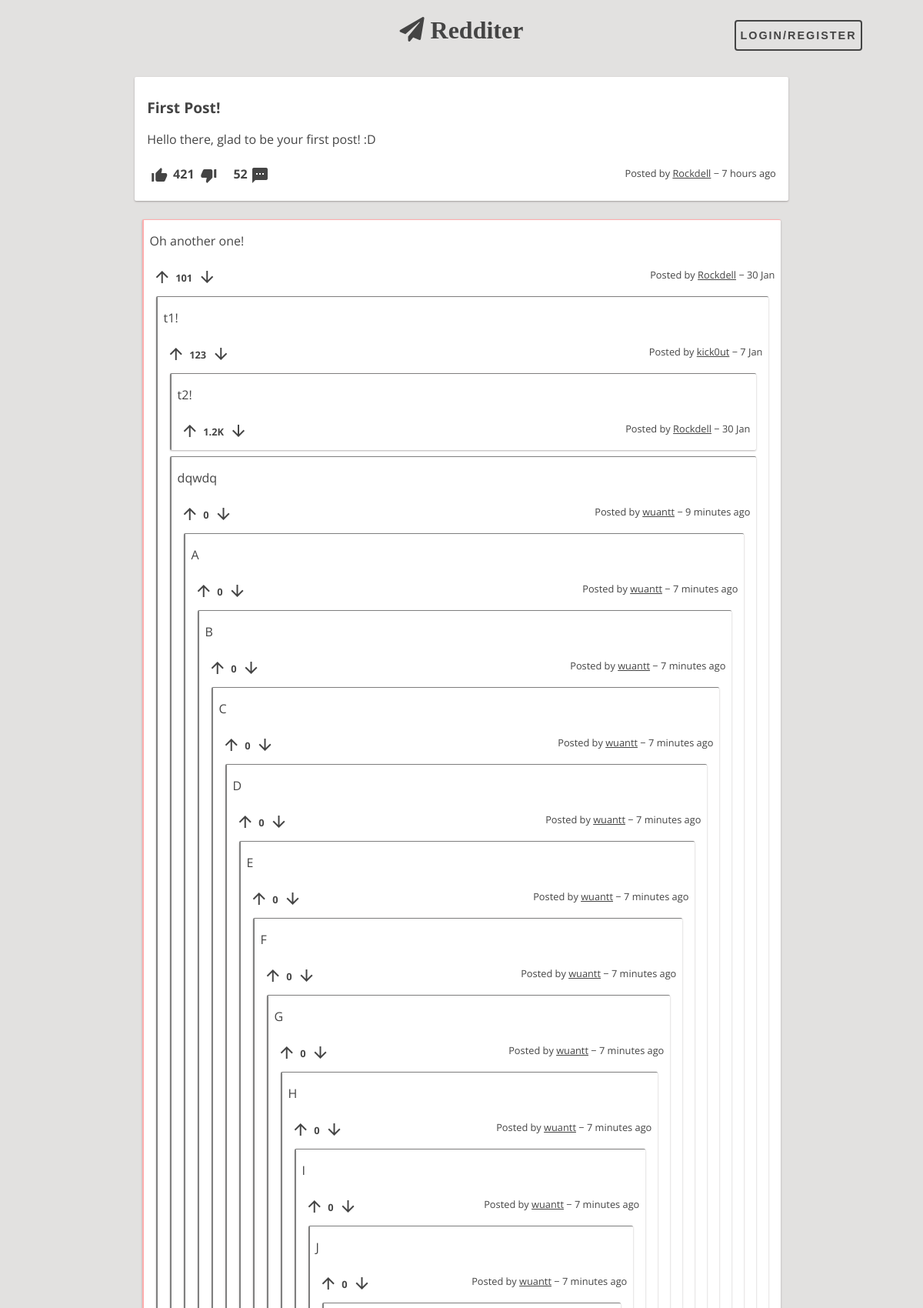
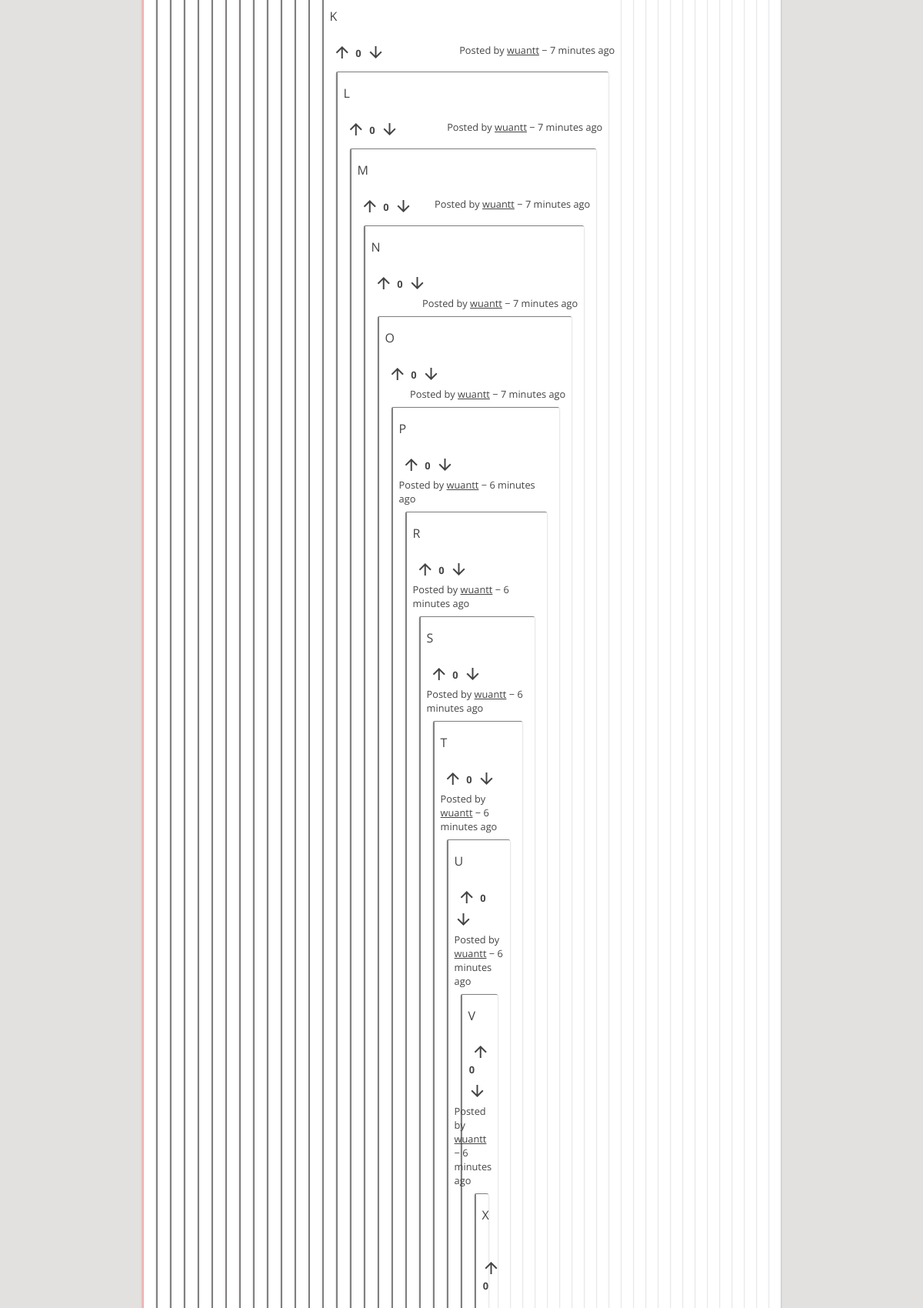
The app's page /pages/post.php?id=1 (upper part) with its own data (2 pictures, top to bottom).
### tables this page shows
CREATE TABLE Post (
    postID INTEGER PRIMARY KEY AUTOINCREMENT,
    userID VARCHAR REFERENCES User ON DELETE CASCADE,
    title VARCHAR NOT NULL,
    content VARCHAR NOT NULL,
    postDate DATE NOT NULL DEFAULT (strftime('%s', 'now')),
    points INTEGER DEFAULT 0
);

CREATE TABLE PostComment (
    postID INTEGER REFERENCES Post ON DELETE CASCADE,
    commentID INTEGER REFERENCES Comment ON DELETE CASCADE,
    PRIMARY KEY (postID, commentID)
);

CREATE TABLE Comment (
    commentID INTEGER PRIMARY KEY AUTOINCREMENT,
    userID VARCHAR REFERENCES User ON DELETE CASCADE,
    content VARCHAR NOT NULL,
    commentDate DATE NOT NULL DEFAULT (strftime('%s', 'now')),
    points INTEGER DEFAULT 0
);

### database/post.php (called while the page is built, shortened)
<?php
function getPostById($postID) {
	global $dbh;
	try {
		$stmt = $dbh->prepare("SELECT *	FROM Post WHERE postID = ?");
		$stmt->execute(array($postID));
		return $stmt->fetch();
	} catch(PDOException $e) {
		echo $e->getMessage();
		return null;
	}
}
function getNumberComments($postID) {
	global $dbh;
	try {
		$stmt = $dbh->prepare("SELECT count(*) as nrComments FROM PostComment Where postID = ?");
		$stmt->execute(array($postID));
		return $stmt->fetch();
	} catch(PDOException $e) {
		echo $e->getMessage();
		return null;
	}
}
?>

### database/utils.php (called while the page is built, shortened)
<?php
    function time_ago($time) {
        $out    = '';
        $now    = time();
        $diff   = $now - $time;
        if( $diff < 60 )
            return TIMEBEFORE_NOW;
        elseif( $diff < 3600 )
            return str_replace( '{num}', ( $out = round( $diff / 60 ) ), $out == 1 ? TIMEBEFORE_MINUTE : TIMEBEFORE_MINUTES );
        elseif( $diff < 3600 * 24 )
            return str_replace( '{num}', ( $out = round( $diff / 3600 ) ), $out == 1 ? TIMEBEFORE_HOUR : TIMEBEFORE_HOURS );
        elseif( $diff < 3600 * 24 * 2 )
            return TIMEBEFORE_YESTERDAY;
        else
            return strftime( date( 'Y', $time ) == date( 'Y' ) ? TIMEBEFORE_FORMAT : TIMEBEFORE_FORMAT_YEAR, $time );
    }
    function display_points($points) {
        if(abs($points) < 1000)
            return $points;
        else if(abs($points) < 1000000)
            return (floor($points / 100)/10)."K";
        else if(abs($points) < 1000000000)
            return (floor($points / 100000)/10)."M";
        else if(abs($points) < 1000000000000)
            return (floor($points / 100000000)/10)."B";
    }
?>

### database/comment.php (called while the page is built, shortened)
<?php
function getCommentsByPost($postID) {
	global $dbh;
	try {
		$stmt = $dbh->prepare("SELECT * FROM Comment, PostComment WHERE PostComment.postID = ? AND Comment.commentID = PostComment.commentID
			AND PostComment.commentID NOT IN (SELECT commentSon FROM ChildComment)");
		$stmt->execute(array($postID));
		return $stmt->fetchAll();
	} catch(PDOException $e) {
		echo $e->getMessage();
		return null;
	}
}
function getChildComments($fatherCommentID) {
	global $dbh;
	try {
		$stmt = $dbh->prepare("SELECT * FROM Comment WHERE commentID IN (SELECT commentSon FROM ChildComment WHERE commentFather = ?)");
		$stmt->execute(array($fatherCommentID));
		return $stmt->fetchAll();
	} catch(PDOException $e) {
		echo $e->getMessage();
		return null;
	}
}
?>

### templates/components/comment.php (the view, shortened to what this page needs)
<?php
    require_once($BASE_DIR."/database/utils.php");
    require_once($BASE_DIR."/database/comment.php");
?>
<article class="comment container" data-commentid="<?=$comment["commentID"]?>">
    <section id="comment-content">
        <p><?=$comment["content"]?></p>
    </section>
    <section id="comment-info">
        <label>
            <i id="staticUp" class="material-icons">arrow_upward</i>
        </label>
        <p id="dp"><?=display_points($comment["points"])?></p>
        <label>
            <i id="staticDown" class="material-icons">arrow_downward</i>
        </label>
        <div id="commentByTimeAgo">
            <p id="commentBy">
                Posted by
                <a id="commentByLink" href="/pages/profile.php?user=<?=$comment["userID"]?>"><?=$comment["userID"]?></a>
                &minus;
                <?=time_ago($comment["commentDate"])?>
            </p>
        </div>
    </section>
    <section id="sub-comments">
        <?php
            $subComments = getChildComments($comment["commentID"]);
            usort($subComments, "cmp_comment_points");
            foreach($subComments as $comment) {
                include($BASE_DIR."/templates/components/comment.php");
            }
        ?>
    </section>
</article>

### templates/components/post.php (shortened to what this page needs)
<?php
    require_once($BASE_DIR."/database/utils.php");
?>
<article class="post container" data-id="<?=$post["postID"]?>">
    <section id="post-title">
        <a href="/pages/post.php?id=<?=$post["postID"]?>"><h1><?=$post["title"]?></h1></a>
    </section>
    <section id="post-content">
        <?php if ($post["content"] === "") { ?>
            <div id="post-image">
                <img class="post-picture" src=<?=str_replace($BASE_DIR, "", glob($BASE_DIR."/img/posts/".sha1($post["postID"]).".{png,jpeg,jpg,gif}", GLOB_BRACE)[0])?>>
            </div>
        <?php } else { ?>
            <div id="post-story">
                <p><?=nl2br($post["content"])?></p>
            </div>
        <?php } ?>
    </section>
    <section id="post-info">
        <label>
            <i id="staticUp" class="material-icons">thumb_up_alt</i>
        </label>
        <p id="dp"><?=display_points($post["points"])?></p>
        <label>
            <i id="staticDown" class="material-icons">thumb_down_alt</i>
        </label>
        <p id="nrComments"><?=getNumberComments($post["postID"])["nrComments"]?></p>
        <a id="nrCommentsLink" href="/pages/post.php?id=<?=$post["postID"]?>">
            <i class="material-icons">textsms</i>
        </a>
        <div id="postByTimeAgo">
            <p id="postBy">
                Posted by
                <a id="postByLink" href="/pages/profile.php?user=<?=$post["userID"]?>"><?=$post["userID"]?></a>
                &minus;
                <?=time_ago($post["postDate"])?>
            </p>
        </div>
    </section>
</article>

### templates/components/list-comments.php (shortened to what this page needs)
<section id="list-comments">
    <?php
        usort($comments, "cmp_comment_points");
        if (empty($comments)) { ?>
            <h1>No comments to show</h1>
        <?php } else {
            foreach($comments as $comment) {
                include($BASE_DIR."/templates/components/comment.php");
            }
        }
    ?>
</section>

### css/style.css (style rules this page uses)
:root { --main-bg-color: #e2e1e0; --main-text-color: #444; --alt-text-color: white; --main-container-bg-color: white; --alt1-container-bg-color: gray; --alt2-container-bg-color: #ffadad; --radio-color: #aaaaaa; --radio-selected-color: #0dff92; --radio-hover-color: white; --warning-bg-color: #ff6262; --box-shadow: 0 1px 3px rgba(133, 96, 96, 0.12), 0 1px 2px rgba(0,0,0,0.24); --selected-box-shadow: 0 14px 28px rgba(0,0,0,0.25), 0 10px 10px rgba(0,0,0,0.22); }
* { margin: 0; padding: 0; }
body { background: var(--main-bg-color); font-family: 'Open Sans', sans-serif; margin: 1em; display: grid; grid-gap: 0.5em 0.5em; grid-auto-rows: auto 1fr; grid-template-areas: "header" "page"; }
#list-comments { width: 72.5%; }
#list-comments .comment { margin: 0.5em; padding: 0.5em; }
.post { max-width: inherit; background: var(--main-container-bg-color); box-shadow: var(--box-shadow); transition: all 0.3s cubic-bezier(.25,.8,.25,1); display: grid; grid-template-columns: 1fr 1fr; grid-template-areas: "post-title post-title" "post-content post-content" "post-info post-info"; }
.post #post-title { grid-area: post-title; word-break: break-word; }
.post #post-title h1 { font-size: 1.2em; font-weight: bold; color: var(--main-text-color); margin-top: 0.5em; margin-bottom: 0.5em; }
.post #post-content { grid-area: post-content; margin-top: 0.5em; margin-bottom: 0.5em; }
.post #post-content #post-story { align-content: stretch; text-align: left; }
.post #post-info { grid-area: post-info; margin-top: 1em; }
.post #post-content, #post-info, .comment #comment-content, #comment-info { color: var(--main-text-color); }
.comment #comment-content { word-break: break-word; }
.post #post-info i, .comment #comment-info i { cursor: pointer; transition: color 1s; }
.post #post-info p[id="dp"], .post #nrComments { font-weight: bold; display: inline; position: relative; left: 0.1em; bottom: 0.5em; }
.post #nrComments, .post #nrCommentsLink { left: 1em; }
.post #nrCommentsLink, .post #reply-post { position: relative; }
.post #postByTimeAgo, .comment #commentByTimeAgo { position: relative; float: right; font-size: 0.8em; }
.post #postBy, .comment #commentBy { display: inline; }
.post #postByLink, .comment #commentByLink { text-decoration: underline; }
#post-page .post { width: 70%; grid-template-columns: 20fr 1fr; grid-template-areas: "post-title delete-post" "post-content post-content" "post-info post-info"; }
.comment { max-width: inherit; background: var(--main-container-bg-color); box-shadow: var(--box-shadow); display: grid; grid-template-columns: 20fr 1fr; grid-template-areas: "comment-content delete-comment" "comment-info comment-info" "sub-comments sub-comments"; }
.comment #comment-content { grid-area: comment-content; margin-top: 0.5em; margin-bottom: 0.5em; }
.comment #comment-info { grid-area: comment-info; margin-top: 1em; }
.comment #comment-info p[id="dp"] { font-weight: bold; font-size: 0.8em; display: inline; position: relative; left: 0.1em; bottom: 0.5em; }
.comment #sub-comments { grid-area: sub-comments; }
.container { border-radius: 2px; padding: 1em; margin: 1em; word-wrap: break-word; cursor: default; }
a { text-decoration: none; color: #444; }

### records on screen
post: title "First Post!", content "Hello there, glad to be your first post! :D", points "421", userID "Rockdell", postDate "7 hours ago"
postcomment: commentID.content "Oh another one!", commentID.points "101", commentID.userID "Rockdell", commentID.commentDate "30 Jan"
comment: content "t1!", points "123", userID "kick0ut", commentDate "7 Jan"
comment: content "t2!", points "1.2K", userID "Rockdell", commentDate "30 Jan"
comment: content "dqwdq", points "0", userID "wuantt", commentDate "9 minutes ago"
comment: content "A", points "0", userID "wuantt", commentDate "7 minutes ago"
comment: content "B", points "0", userID "wuantt", commentDate "7 minutes ago"
comment: content "C", points "0", userID "wuantt", commentDate "7 minutes ago"
comment: content "D", points "0", userID "wuantt", commentDate "7 minutes ago"
comment: content "E", points "0", userID "wuantt", commentDate "7 minutes ago"
comment: content "F", points "0", userID "wuantt", commentDate "7 minutes ago"
comment: content "G", points "0", userID "wuantt", commentDate "7 minutes ago"
comment: content "H", points "0", userID "wuantt", commentDate "7 minutes ago"
comment: content "I", points "0", userID "wuantt", commentDate "7 minutes ago"
comment: content "J", points "0", userID "wuantt", commentDate "7 minutes ago"
comment: content "K", points "0", userID "wuantt", commentDate "7 minutes ago"
comment: content "L", points "0", userID "wuantt", commentDate "7 minutes ago"
comment: content "M", points "0", userID "wuantt", commentDate "7 minutes ago"
comment: content "N", points "0", userID "wuantt", commentDate "7 minutes ago"
comment: content "O", points "0", userID "wuantt", commentDate "7 minutes ago"
comment: content "P", points "0", userID "wuantt", commentDate "6 minutes ago"
comment: content "R", points "0", userID "wuantt", commentDate "6 minutes ago"
comment: content "S", points "0", userID "wuantt", commentDate "6 minutes ago"
comment: content "T", points "0", userID "wuantt", commentDate "6 minutes ago"
comment: content "U", points "0", userID "wuantt", commentDate "6 minutes ago"
comment: content "V", points "0", userID "wuantt", commentDate "6 minutes ago"
comment: content "X", points "0"

### other values on screen
getNumberComments($post["postID"])["nrComments"] "52"
